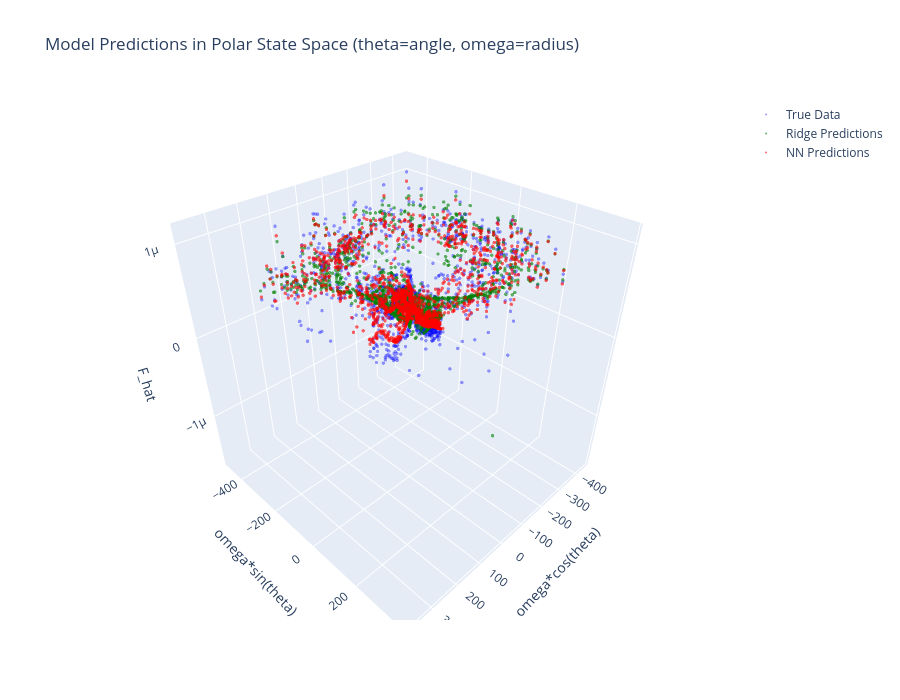

Notebook cell for this chart:
### Code cell
# Step 5: Compare the models

# Get the raw theta and omega from the original test set for plotting
thetas_test = X_test_raw[:, 0]
omegas_test = X_test_raw[:, 1]

# Print comparison summary
print("\n" + "="*60)
print("MODEL COMPARISON SUMMARY")
print("="*60)
print(f"Ridge Model:")
print(f"  MSE:  {mse_ridge:.2e}")
print(f"  RMSE: {rmse_ridge:.2e}")
print(f"  R²:   {r2_ridge:.4f}")
print(f"\nNeural Network Model:")
print(f"  MSE:  {mse_nn:.2e}")
print(f"  RMSE: {rmse_nn:.2e}")
print(f"  R²:   {r2_nn:.4f}")
print(f"\nImprovement (NN vs Ridge):")
print(f"  MSE ratio:  {mse_ridge/mse_nn:.2f}x")
print(f"  RMSE ratio: {rmse_ridge/rmse_nn:.2f}x")
print("="*60)

# 1. Prediction vs. True Values
fig, axes = plt.subplots(1, 2, figsize=(14, 5))

axes[0].scatter(y_test, y_pred_ridge, alpha=0.5, s=10)
axes[0].plot([y_test.min(), y_test.max()], [y_test.min(), y_test.max()], '--', color='red', lw=2, label='Perfect prediction')
axes[0].set_title(f'Ridge Model: Prediction vs. True (R² = {r2_ridge:.4f})')
axes[0].set_xlabel('True F_hat')
axes[0].set_ylabel('Predicted F_hat')
axes[0].grid(True, alpha=0.3)
axes[0].legend()

axes[1].scatter(y_test, y_pred_nn, alpha=0.5, s=10)
axes[1].plot([y_test.min(), y_test.max()], [y_test.min(), y_test.max()], '--', color='red', lw=2, label='Perfect prediction')
axes[1].set_title(f'NN Model: Prediction vs. True (R² = {r2_nn:.4f})')
axes[1].set_xlabel('True F_hat')
axes[1].set_ylabel('Predicted F_hat')
axes[1].grid(True, alpha=0.3)
axes[1].legend()

plt.tight_layout()
plt.show()

# 2. Residuals Plot
residuals_ridge = y_test - y_pred_ridge
residuals_nn = y_test - y_pred_nn

fig, axes = plt.subplots(1, 2, figsize=(14, 5))

axes[0].scatter(y_test, residuals_ridge, alpha=0.5, s=10)
axes[0].axhline(0, color='red', linestyle='--', lw=2)
axes[0].set_title(f'Ridge Model: Residuals vs. True (RMSE = {rmse_ridge:.2e})')
axes[0].set_xlabel('True F_hat')
axes[0].set_ylabel('Residuals (True - Predicted)')
axes[0].grid(True, alpha=0.3)

axes[1].scatter(y_test, residuals_nn, alpha=0.5, s=10)
axes[1].axhline(0, color='red', linestyle='--', lw=2)
axes[1].set_title(f'NN Model: Residuals vs. True (RMSE = {rmse_nn:.2e})')
axes[1].set_xlabel('True F_hat')
axes[1].set_ylabel('Residuals (True - Predicted)')
axes[1].grid(True, alpha=0.3)

plt.tight_layout()
plt.show()

# 3. Distribution of residuals
fig, axes = plt.subplots(1, 2, figsize=(14, 5))

axes[0].hist(residuals_ridge, bins=50, alpha=0.7, edgecolor='black')
axes[0].axvline(0, color='red', linestyle='--', lw=2)
axes[0].set_title(f'Ridge Model: Residual Distribution')
axes[0].set_xlabel('Residual')
axes[0].set_ylabel('Frequency')
axes[0].grid(True, alpha=0.3)

axes[1].hist(residuals_nn, bins=50, alpha=0.7, edgecolor='black')
axes[1].axvline(0, color='red', linestyle='--', lw=2)
axes[1].set_title(f'NN Model: Residual Distribution')
axes[1].set_xlabel('Residual')
axes[1].set_ylabel('Frequency')
axes[1].grid(True, alpha=0.3)

plt.tight_layout()
plt.show()

# 4. 3D Polar-like plot of predictions in state space (theta = angle, omega = radius)
try:
    import plotly.graph_objs as go
    from numpy import cos, sin

    # Convert to polar coordinates for all sets
    def to_cartesian(theta, omega):
        x = omega * np.cos(theta)
        y = omega * np.sin(theta)
        return x, y

    # True values
    x_true, y_true = to_cartesian(thetas_test, omegas_test)
    # Ridge predictions, same positions as test
    x_ridge, y_ridge = x_true, y_true
    # NN predictions, same positions as test
    x_nn, y_nn = x_true, y_true

    fig = go.Figure()

    # True data: z is y_test at (theta, omega)
    fig.add_trace(go.Scatter3d(
        x=x_true, y=y_true, z=y_test,
        mode='markers',
        marker=dict(size=2, color='blue', opacity=0.4),
        name='True Data'
    ))

    # Ridge predictions
    fig.add_trace(go.Scatter3d(
        x=x_ridge, y=y_ridge, z=y_pred_ridge,
        mode='markers',
        marker=dict(size=2, color='green', opacity=0.6),
        name='Ridge Predictions'
    ))

    # NN predictions
    fig.add_trace(go.Scatter3d(
        x=x_nn, y=y_nn, z=y_pred_nn,
        mode='markers',
        marker=dict(size=2, color='red', opacity=0.6),
        name='NN Predictions'
    ))

    fig.update_layout(
        title='Model Predictions in Polar State Space (theta=angle, omega=radius)',
        scene=dict(
            xaxis_title='omega*cos(theta)',
            yaxis_title='omega*sin(theta)',
            zaxis_title='F_hat'
        ),
        height=700
    )
    fig.show()
except ImportError:
    print("Plotly not available, skipping 3D polar plot")

### Figure 1 — Plotly figure (JSON) as saved in the notebook; plotly's stock layout.template omitted (floating-point values rounded to 4 significant figures; data arrays with more than 128 entries replaced by an {"elided": "..."} marker saying what was removed)
{"data": [{"marker": {"color": "blue", "opacity": 0.4, "size": 2}, "mode": "markers", "name": "True Data", "type": "scatter3d", "x": {"elided": "1587 float values"}, "y": {"elided": "1587 float values"}, "z": {"elided": "1587 float values"}}, {"marker": {"color": "green", "opacity": 0.6, "size": 2}, "mode": "markers", "name": "Ridge Predictions", "type": "scatter3d", "x": {"elided": "1587 float values"}, "y": {"elided": "1587 float values"}, "z": {"elided": "1587 float values"}}, {"marker": {"color": "red", "opacity": 0.6, "size": 2}, "mode": "markers", "name": "NN Predictions", "type": "scatter3d", "x": {"elided": "1587 float values"}, "y": {"elided": "1587 float values"}, "z": {"elided": "1587 float values"}}], "layout": {"height": 700, "scene": {"xaxis": {"title": {"text": "omega*cos(theta)"}}, "yaxis": {"title": {"text": "omega*sin(theta)"}}, "zaxis": {"title": {"text": "F_hat"}}}, "title": {"text": "Model Predictions in Polar State Space (theta=angle, omega=radius)"}}}
